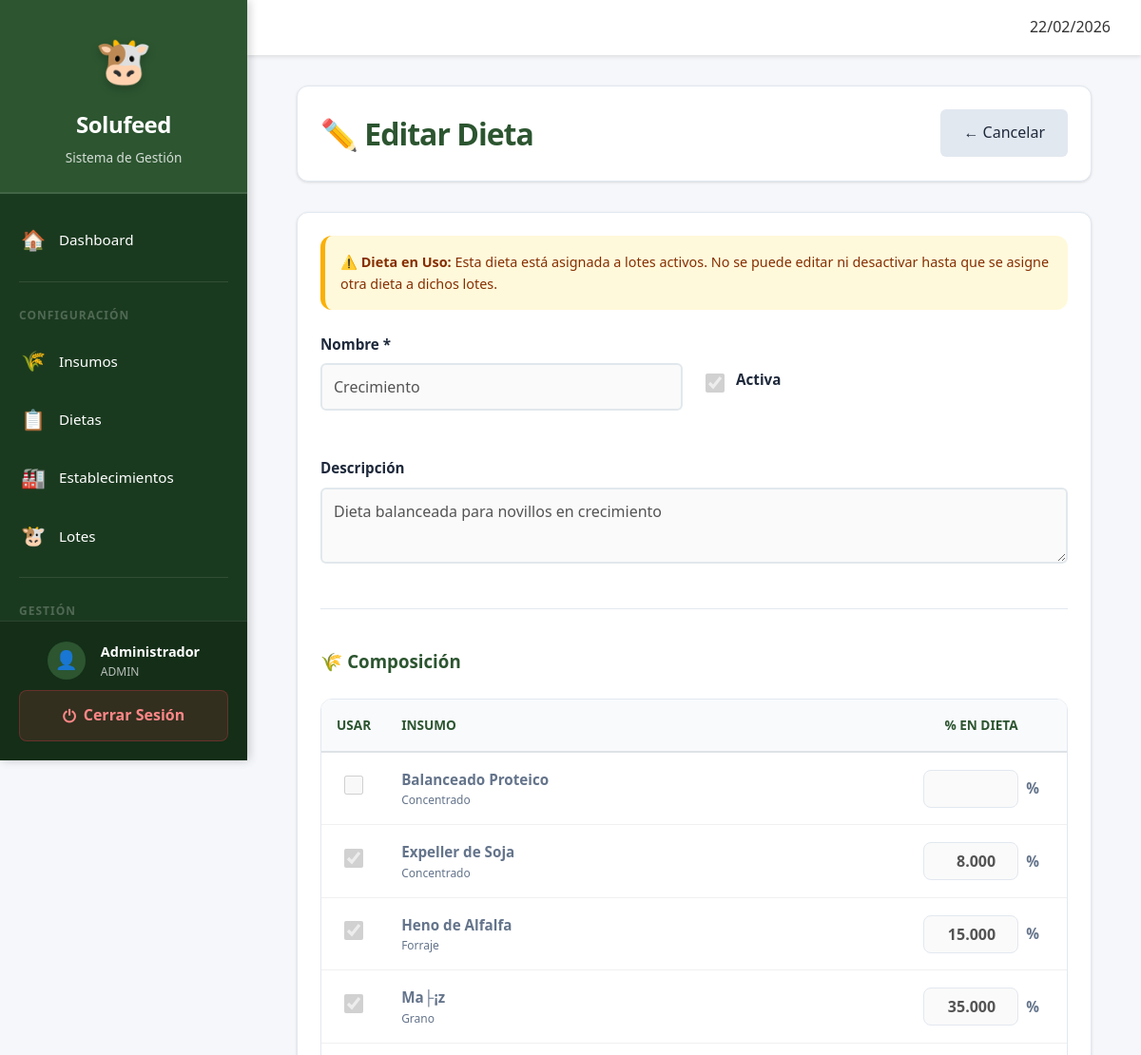
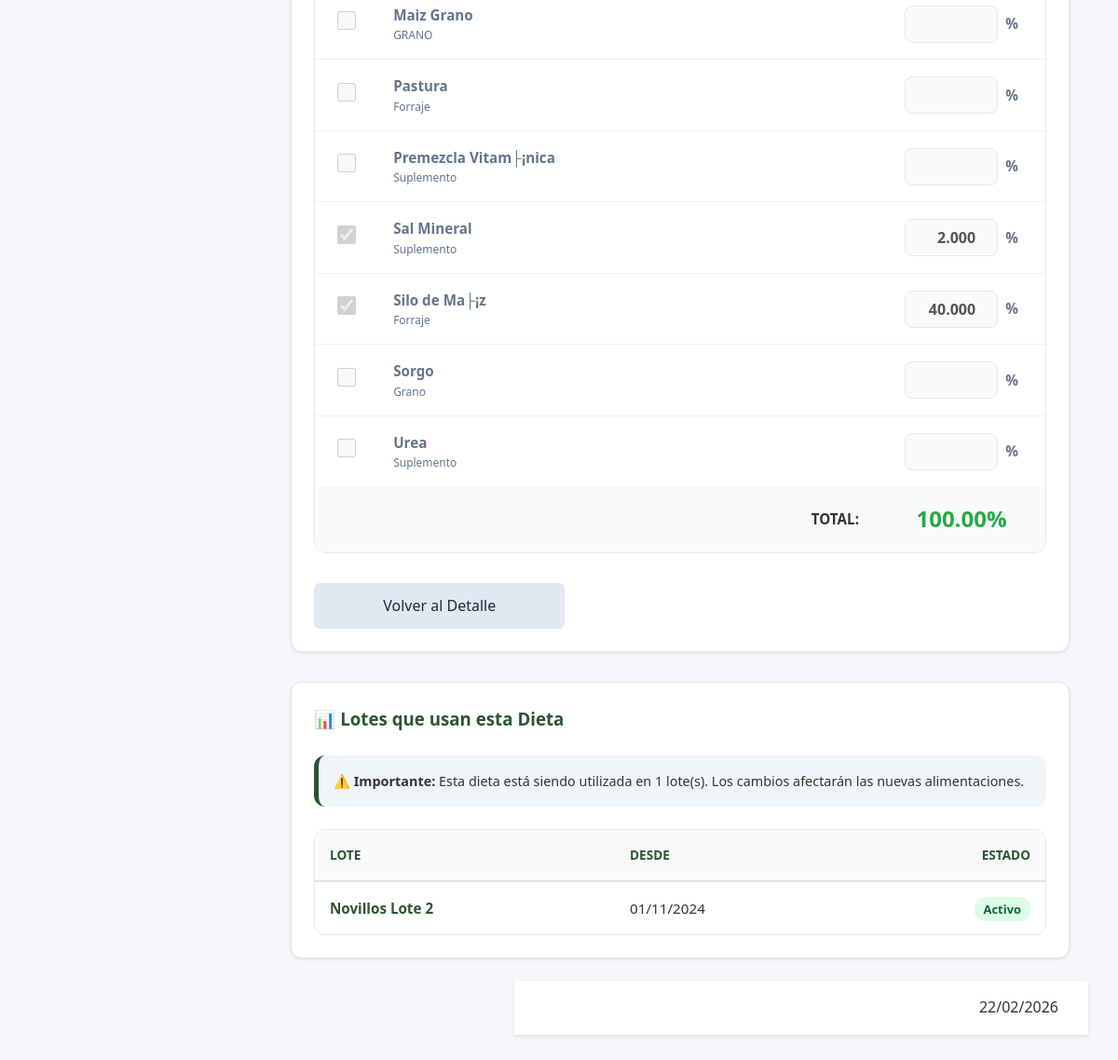
Page /admin/dietas/editar.php?id=2 (signed in) on the committed database (2 pictures, top to bottom).
### tables this page shows
CREATE TABLE `dieta` (
  `id_dieta` int(11) NOT NULL AUTO_INCREMENT,
  `nombre` varchar(100) NOT NULL,
  `descripcion` text DEFAULT NULL,
  `activo` tinyint(1) NOT NULL DEFAULT 1,
  `fecha_creacion` datetime NOT NULL,
  `fecha_actualizacion` datetime DEFAULT NULL,
  PRIMARY KEY (`id_dieta`)
);

CREATE TABLE `insumo` (
  `id_insumo` int(11) NOT NULL AUTO_INCREMENT,
  `nombre` varchar(100) NOT NULL,
  `tipo` varchar(50) DEFAULT NULL,
  `costo_kg` decimal(12,4) DEFAULT NULL,
  `porcentaje_ms` decimal(5,2) NOT NULL,
  `activo` tinyint(1) NOT NULL DEFAULT 1,
  `fecha_creacion` datetime NOT NULL,
  `fecha_actualizacion` datetime DEFAULT NULL,
  PRIMARY KEY (`id_insumo`)
);

CREATE TABLE `tropa_dieta_asignada` (
  `id_tropa_dieta` int(11) NOT NULL AUTO_INCREMENT,
  `id_tropa` int(11) NOT NULL,
  `id_dieta` int(11) NOT NULL,
  `fecha_desde` date NOT NULL,
  `fecha_hasta` date DEFAULT NULL,
  PRIMARY KEY (`id_tropa_dieta`),
  KEY `fk_tropadieta_tropa` (`id_tropa`),
  KEY `fk_tropadieta_dieta` (`id_dieta`),
  CONSTRAINT `fk_tropadieta_dieta` FOREIGN KEY (`id_dieta`) REFERENCES `dieta` (`id_dieta`),
  CONSTRAINT `fk_tropadieta_tropa` FOREIGN KEY (`id_tropa`) REFERENCES `tropa` (`id_tropa`)
);

CREATE TABLE `tropa` (
  `id_tropa` int(11) NOT NULL AUTO_INCREMENT,
  `nombre` varchar(100) NOT NULL,
  `id_campo` int(11) DEFAULT NULL,
  `categoria` varchar(50) DEFAULT NULL,
  `fecha_inicio` date NOT NULL,
  `cantidad_inicial` int(11) NOT NULL,
  `activo` tinyint(1) NOT NULL DEFAULT 1,
  `fecha_creacion` datetime NOT NULL,
  `fecha_actualizacion` datetime DEFAULT NULL,
  PRIMARY KEY (`id_tropa`),
  KEY `fk_tropa_campo` (`id_campo`),
  CONSTRAINT `fk_tropa_campo` FOREIGN KEY (`id_campo`) REFERENCES `campo` (`id_campo`)
);

### admin/dietas/editar.php (the view, shortened to what this page needs)
<?php
$db = getConnection();
$id_dieta = (int) $_GET['id'];
$stmt = $db->prepare("SELECT * FROM dieta WHERE id_dieta = ?");
$stmt->execute([$id_dieta]);
$dieta = $stmt->fetch();
$stmt_check = $db->prepare("
    SELECT COUNT(*)
    FROM tropa_dieta_asignada tda
    INNER JOIN tropa t ON tda.id_tropa = t.id_tropa
    WHERE tda.id_dieta = ? AND tda.fecha_hasta IS NULL AND t.activo = 1
");
$stmt_check->execute([$id_dieta]);
$esta_en_uso = $stmt_check->fetchColumn() > 0;
$es_activa = (int)$dieta['activo'] === 1;
$stmt = $db->prepare("SELECT id_insumo, porcentaje_teorico FROM dieta_detalle WHERE id_dieta = ?");
$stmt->execute([$id_dieta]);
$insumos_actuales = $stmt->fetchAll(PDO::FETCH_KEY_PAIR);
$stmt = $db->query("SELECT id_insumo, nombre, tipo, porcentaje_ms FROM insumo WHERE activo = 1 ORDER BY nombre ASC");
$insumos_disponibles = $stmt->fetchAll();
include '../../includes/header.php';
?>
<div class="page-header">
    <h1 style="font-weight: 800; color: var(--primary); margin: 0; letter-spacing: -1px;">✏️ Editar Dieta</h1>
    <div class="header-actions">
        <a href="ver.php?id=<?php echo $id_dieta; ?>" class="btn btn-secondary"><span>←</span> Cancelar</a>
    </div>
</div>
<div class="card">
    <?php if ($es_activa): ?>
        <div style="background: #fff9db; border-left: 5px solid #fab005; color: #862e00; padding: 1rem; margin-bottom: 1.5rem; border-radius: var(--radius); font-size: 0.9rem;">
            <?php if ($esta_en_uso): ?>
                <strong>⚠️ Dieta en Uso:</strong> Esta dieta está asignada a lotes activos. No se puede editar ni desactivar hasta que se asigne otra dieta a dichos lotes.
            <?php else: ?>
                <strong>💡 Dieta Activa:</strong> Las dietas activas no se pueden modificar. Desactívala primero para realizar cambios en los insumos o el nombre.
            <?php endif; ?>
        </div>
    <?php endif; ?>
    <form method="POST" id="formDieta">
        <div style="display: grid; grid-template-columns: repeat(auto-fit, minmax(300px, 1fr)); gap: 1.5rem; margin-bottom: 1.5rem;">
            <div class="form-grupo">
                <label for="nombre" style="font-weight: 700; color: var(--text-main); display: block; margin-bottom: 0.5rem;">Nombre *</label>
                <input type="text" id="nombre" name="nombre" value="<?php echo htmlspecialchars($dieta['nombre']); ?>" required style="width: 100%;" <?php echo $es_activa ? 'disabled' : ''; ?>>
            </div>
            <div class="form-grupo" style="display: flex; align-items: center; gap: 0.75rem; padding-top: 1.5rem;">
                <input type="checkbox" id="activo" name="activo" value="1" <?php echo $dieta['activo'] ? 'checked' : ''; ?> style="width: 20px; height: 20px;" <?php echo $esta_en_uso ? 'disabled' : ''; ?>>
                <label for="activo" style="font-weight: 700; color: var(--text-main);">Activa</label>
            </div>
        </div>
        <div class="form-grupo">
            <label for="descripcion" style="font-weight: 700; color: var(--text-main); display: block; margin-bottom: 0.5rem;">Descripción</label>
            <textarea id="descripcion" name="descripcion" style="width: 100%; min-height: 80px;" <?php echo $es_activa ? 'disabled' : ''; ?>><?php echo htmlspecialchars($dieta['descripcion']); ?></textarea>
        </div>
        <div style="margin: 2.5rem 0; height: 1px; background: var(--border);"></div>
        <h3 style="font-weight: 800; color: var(--primary); margin-bottom: 1.5rem;">🌾 Composición</h3>
        <div class="table-container">
            <table>
                <thead>
                    <tr>
                        <th style="width: 60px; text-align: center;">Usar</th>
                        <th>Insumo</th>
                        <th style="width: 180px; text-align: center;">% en Dieta</th>
                    </tr>
                </thead>
                <tbody>
                    <?php foreach ($insumos_disponibles as $insumo):
                        $esta_seleccionado = isset($insumos_actuales[$insumo['id_insumo']]);
                        $valor = $esta_seleccionado ? $insumos_actuales[$insumo['id_insumo']] : '';
                    ?>
                        <tr>
                            <td style="text-align: center;">
                                <input type="checkbox" name="insumos[]" value="<?php echo $insumo['id_insumo']; ?>" class="insumo-checkbox" data-insumo-id="<?php echo $insumo['id_insumo']; ?>" style="width: 20px; height: 20px;" <?php echo $esta_seleccionado ? 'checked' : ''; ?> <?php echo $es_activa ? 'disabled' : ''; ?>>
                            </td>
                            <td>
                                <strong style="color: <?php echo $es_activa ? 'var(--text-muted)' : 'var(--primary)'; ?>;"><?php echo htmlspecialchars($insumo['nombre']); ?></strong>
                                <div style="font-size: 0.75rem; color: var(--text-muted);"><?php echo htmlspecialchars($insumo['tipo']); ?></div>
                            </td>
                            <td>
                                <div style="display: flex; align-items: center; gap: 0.5rem; justify-content: center;">
                                    <input type="number" name="porcentajes[<?php echo $insumo['id_insumo']; ?>]" id="porcentaje_<?php echo $insumo['id_insumo']; ?>" step="0.01" min="0" max="100" class="porcentaje-input" style="width: 100px; text-align: right; padding: 0.5rem; font-weight: 800;" value="<?php echo $valor; ?>" <?php echo ($esta_seleccionado && !$es_activa) ? '' : 'disabled'; ?>>
                                    <span style="font-weight: 800; color: var(--text-muted);">%</span>
                                </div>
                            </td>
                        </tr>
                    <?php endforeach; ?>
                </tbody>
                <tfoot>
                    <tr style="background: var(--bg-main); font-weight: 800;">
                        <td colspan="2" style="text-align: right; padding: 1.25rem;">TOTAL:</td>
                        <td style="text-align: center;"><div id="totalPorcentaje" style="font-size: 1.5rem;">0.00%</div></td>
                    </tr>
                </tfoot>
            </table>
        </div>
        <div style="display: flex; gap: 1rem; margin-top: 2rem;">
            <a href="ver.php?id=<?php echo $id_dieta; ?>" class="btn btn-secondary btn-lg" style="flex: 0.3;">Volver al Detalle</a>
        </div>
    </form>
</div>
<?php
$stmt_lotes = $db->prepare("
    SELECT
        t.nombre as lote_nombre,
        tda.fecha_desde,
        t.activo as lote_activo
    FROM tropa_dieta_asignada tda
    INNER JOIN tropa t ON tda.id_tropa = t.id_tropa
    WHERE tda.id_dieta = ?
    AND (tda.fecha_hasta IS NULL OR tda.fecha_hasta >= CURDATE())
    ORDER BY tda.fecha_desde DESC
");
$stmt_lotes->execute([$id_dieta]);
$lotes_asignados = $stmt_lotes->fetchAll();
?>
<?php if (count($lotes_asignados) > 0): ?>
    <div class="card" style="margin-top: 2rem;">
        <h3 style="font-weight: 800; color: var(--primary); margin-bottom: 1.5rem;">📊 Lotes que usan esta Dieta</h3>
        <div style="background: #f1f5f9; border-left: 5px solid var(--primary); padding: 1rem; margin-bottom: 1.5rem; border-radius: var(--radius); font-size: 0.9rem;">
            ⚠️ <strong>Importante:</strong> Esta dieta está siendo utilizada en <?php echo count($lotes_asignados); ?> lote(s). Los cambios afectarán las nuevas alimentaciones.
        </div>
        <div class="table-container">
            <table>
                <thead>
                    <tr>
                        <th>Lote</th>
                        <th>Desde</th>
                        <th style="text-align: right;">Estado</th>
                    </tr>
                </thead>
                <tbody>
                    <?php foreach ($lotes_asignados as $lote): ?>
                        <tr>
                            <td><strong style="color: var(--primary);"><?php echo htmlspecialchars($lote['lote_nombre']); ?></strong></td>
                            <td><?php echo date('d/m/Y', strtotime($lote['fecha_desde'])); ?></td>
                            <td style="text-align: right;">
                                <?php if ($lote['lote_activo']): ?>
                                    <span class="badge" style="background: #dcfce7; color: #166534;">Activo</span>
                                <?php else: ?>
                                    <span class="badge" style="background: #f1f5f9; color: #475569;">Inactivo</span>
                                <?php endif; ?>
                            </td>
                        </tr>
                    <?php endforeach; ?>
                </tbody>
            </table>
        </div>
    </div>
<?php endif; ?>
</div>
<?php include '../../includes/header.php'; ?>

### assets/css/main.css (style rules this page uses)
:root { --primary: #2c5530; --primary-light: #3d7043; --primary-dark: #1e3a21; --secondary: #1e6091; --accent: #f4a261; --success: #28a745; --danger: #dc3545; --warning: #ffc107; --info: #17a2b8; --bg-main: #f8fafc; --surface: #ffffff; --border: #e2e8f0; --text-main: #1e293b; --text-muted: #64748b; --text-on-primary: #ffffff; --shadow-sm: 0 1px 3px rgba(0, 0, 0, 0.12); --shadow-md: 0 4px 6px -1px rgba(0, 0, 0, 0.1), 0 2px 4px -1px rgba(0, 0, 0, 0.06); --shadow-lg: 0 10px 15px -3px rgba(0, 0, 0, 0.1), 0 4px 6px -2px rgba(0, 0, 0, 0.05); --radius: 12px; }
* { margin: 0; padding: 0; box-sizing: border-box; }
body { font-family: 'Outfit', 'Inter', -apple-system, sans-serif; background-color: var(--bg-main); color: var(--text-main); line-height: 1.5; -webkit-font-smoothing: antialiased; }
.card { background: var(--surface); border-radius: var(--radius); padding: 1.5rem; box-shadow: var(--shadow-sm); border: 1px solid var(--border); margin-bottom: 1.5rem; transition: transform 0.2s ease, box-shadow 0.2s ease; }
.page-header { display: flex; justify-content: space-between; align-items: center; flex-wrap: wrap; gap: 1.5rem; margin-bottom: 2rem; background: var(--surface); padding: 1.5rem; border-radius: var(--radius); box-shadow: var(--shadow-sm); border: 1px solid var(--border); }
.header-actions { display: flex; flex-wrap: wrap; gap: 1rem; }
.btn { display: inline-flex; align-items: center; justify-content: center; padding: 0.625rem 1.25rem; font-size: 0.95rem; font-weight: 600; border-radius: 8px; cursor: pointer; transition: all 0.2s ease; text-decoration: none; border: none; gap: 0.5rem; }
.btn-secondary { background: var(--border); color: var(--text-main); }
.btn-lg { padding: 1rem 1.5rem; font-size: 1.1rem; }
.table-container { overflow-x: auto; background: var(--surface); border-radius: var(--radius); border: 1px solid var(--border); }
table { width: 100%; border-collapse: collapse; }
th { background: var(--bg-main); padding: 1rem; text-align: center; font-size: 0.85rem; text-transform: uppercase; color: var(--text-muted); font-weight: 700; border-bottom: 2px solid var(--border); }
td { padding: 1rem; border-bottom: 1px solid var(--border); font-size: 0.95rem; }
tr:last-child td { border-bottom: none; }
label { display: block; font-weight: 600; margin-bottom: 0.5rem; color: var(--text-main); }
input[type="text"], input[type="number"], input[type="date"], input[type="time"], input[type="email"], input[type="password"], select, textarea { width: 100%; padding: 0.75rem 1rem; border: 1px solid var(--border); border-radius: 8px; font-family: inherit; font-size: 1rem; transition: border-color 0.2s ease, box-shadow 0.2s ease; }

### assets/css/style.css (style rules this page uses)
* { margin: 0; padding: 0; box-sizing: border-box; }
body { font-family: 'Segoe UI', Tahoma, Geneva, Verdana, sans-serif; background-color: #f5f7fa; color: #333; line-height: 1.6; display: flex; min-height: 100vh; }
.form-grupo { margin-bottom: 1.5rem; }
.form-grupo label { display: block; margin-bottom: 0.5rem; color: #333; font-weight: 500; font-size: 0.95rem; }
.form-grupo input, .form-grupo select, .form-grupo textarea { width: 100%; padding: 0.75rem; border: 2px solid #e1e8ed; border-radius: 6px; font-size: 1rem; transition: all 0.3s; font-family: inherit; }
.form-grupo textarea { resize: vertical; min-height: 100px; }
.btn { display: inline-block; padding: 0.75rem 1.5rem; border: none; border-radius: 6px; font-size: 1rem; font-weight: 500; text-decoration: none; cursor: pointer; transition: all 0.3s; text-align: center; }
table { width: 100%; border-collapse: collapse; background: white; }
table thead { background: #f8f9fa; }
table th { padding: 1rem; text-align: left; font-weight: 600; color: #2c5530; border-bottom: 2px solid #dee2e6; }
table td { padding: 1rem; border-bottom: 1px solid #f0f0f0; }
table tbody tr { transition: background 0.2s; }
.badge { padding: 4px 10px; border-radius: 12px; font-size: 0.85em; font-weight: bold; }
.porcentaje-input { width: 100%; padding: 0.5rem; }

### rows in the picture
dieta: nombre "Crecimiento", activo "☑", descripcion "Dieta balanceada para novillos en crecimiento"
insumo: nombre "Balanceado Proteico", tipo "Concentrado"
insumo: id_insumo "☑", nombre "Expeller de Soja", tipo "Concentrado", id_insumo "8.000"
insumo: id_insumo "☑", nombre "Heno de Alfalfa", tipo "Forraje", id_insumo "15.000"
insumo: id_insumo "☑", nombre "Ma├¡z", tipo "Grano", id_insumo "35.000"
insumo: nombre "Maiz Grano", tipo "GRANO"
insumo: nombre "Pastura", tipo "Forraje"
insumo: nombre "Premezcla Vitam├¡nica", tipo "Suplemento"
insumo: id_insumo "☑", nombre "Sal Mineral", tipo "Suplemento", id_insumo "2.000"
insumo: id_insumo "☑", nombre "Silo de Ma├¡z", tipo "Forraje", id_insumo "40.000"
insumo: nombre "Sorgo", tipo "Grano"
insumo: nombre "Urea", tipo "Suplemento"
tropa_dieta_asignada: id_tropa.nombre "Novillos Lote 2", fecha_desde "01/11/2024"

### other values in the picture
count($lotes_asignados) "1"
$_SESSION['nombre'] "Administrador"
$_SESSION['tipo'] "ADMIN"
